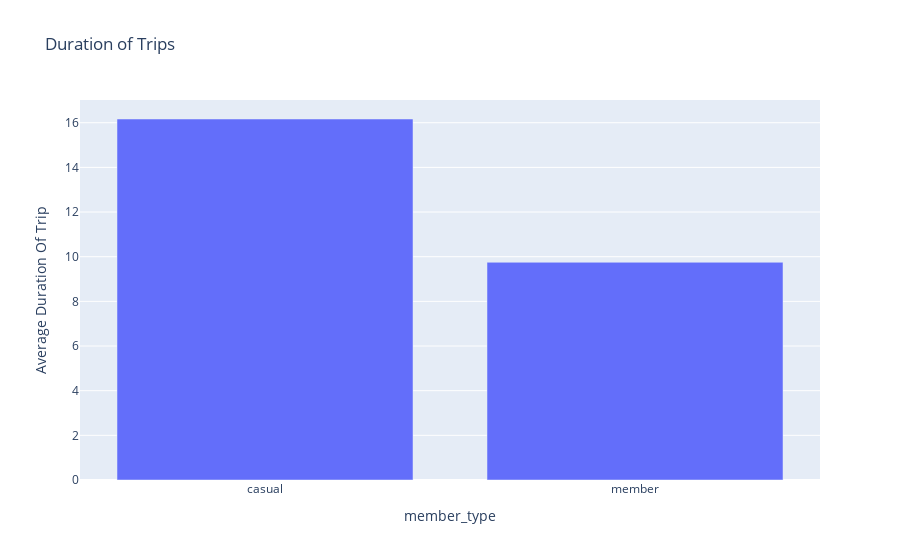

Write notebook code for a chart like this one.
### Code cell
# Corregir Titulos
# Cambiar anchura de la gráfica. 
# Cambiar Colores
# Agregar titulo


fig2 = px.bar(avg_duration,x="member_type",y="Average Duration Of Trip", title="Duration of Trips")
fig2.show()

### Figure 1 — Plotly figure (JSON) as saved in the notebook; plotly's stock layout.template omitted (floating-point values rounded to 4 significant figures)
{"data": [{"alignmentgroup": "True", "hovertemplate": "member_type=%{x}<br>Average Duration Of Trip=%{y}<extra></extra>", "legendgroup": "", "marker": {"color": "#636efa", "pattern": {"shape": ""}}, "name": "", "offsetgroup": "", "orientation": "v", "showlegend": false, "textposition": "auto", "type": "bar", "x": ["casual", "member"], "xaxis": "x", "y": [16.17, 9.75], "yaxis": "y"}], "layout": {"barmode": "relative", "legend": {"tracegroupgap": 0}, "title": {"text": "Duration of Trips"}, "xaxis": {"anchor": "y", "domain": [0, 1], "title": {"text": "member_type"}}, "yaxis": {"anchor": "x", "domain": [0, 1], "title": {"text": "Average Duration Of Trip"}}}}
